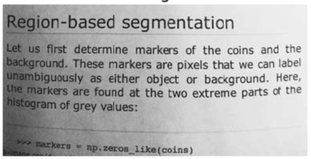
#> input picture M6-Computer Vision/05. Edge detection, perspective transform and Morphological transformations/img/t1.png, 311 x 159 px, shrunk from 574 x 293 before the run
$ jupyter execute Thresholding.ipynb   (shell and % lines are left out)
#> lines starting #> are read from the running program, lines starting #| are printed output that depends on the picture; after the words box and inside, x2 and y2 are one past the last pixel; in counts of white or black regions, pixels touching at a corner belong together
# Computer Vision Thresholding

[cell 1]
import cv2
import numpy as np
import matplotlib.pyplot as plt

[cell 2]
# Have a look at the 2 images below
text = cv2.imread('img/t1.png',0)
#> text: shape (159, 311); min 24, max 255, mean 176.7
notes =cv2.imread('img/notes.png',0)
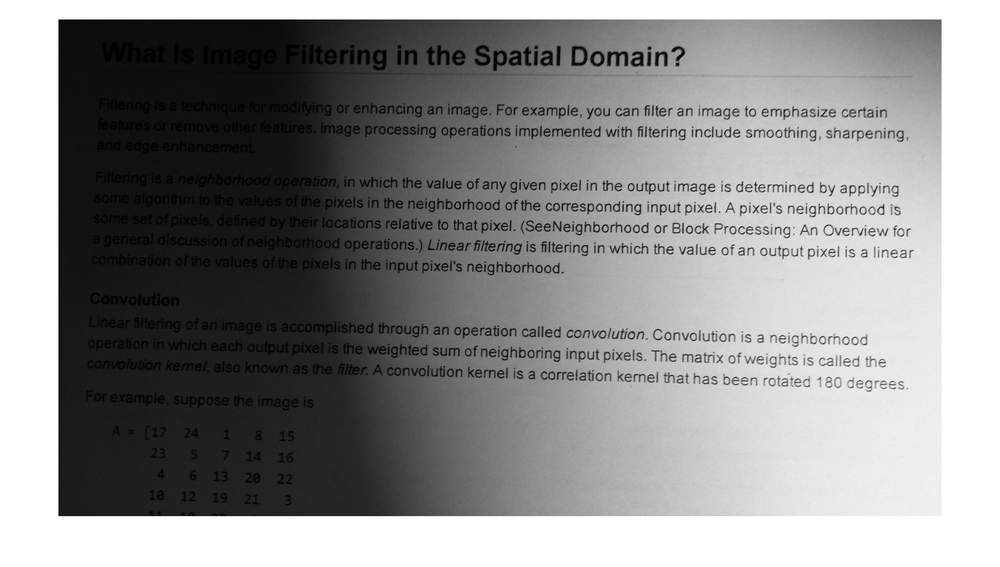
#> input picture M6-Computer Vision/05. Edge detection, perspective transform and Morphological transformations/img/notes.png, 1000 x 567 px, shrunk from 1848 x 1048 before the run
#> notes is the input picture: shape (567, 1000); min 0, max 255, mean 143
plt.figure(figsize = (12,10))
plt.imshow(notes,cmap='gray')

[cell 3]
text_2 = cv2.imread('img/t2.png',0)
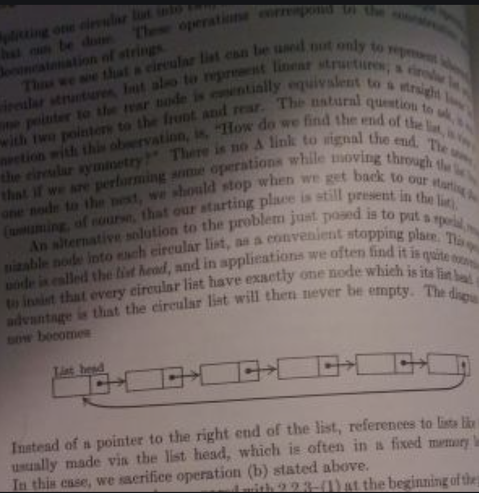
#> input picture M6-Computer Vision/05. Edge detection, perspective transform and Morphological transformations/img/t2.png, 479 x 493 px, shrunk from 886 x 911 before the run
#> text_2: shape (493, 479); min 13, max 166, mean 99.1
plt.figure(figsize = (12,10))
plt.imshow(text_2, cmap='gray')

[cell 4]
# Apply threshold to the images above to make them look better, try to find the best one
ret, th = cv2.threshold(text, 90, 255,cv2.THRESH_BINARY )
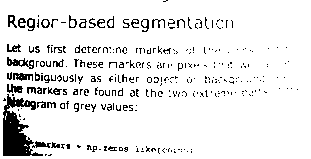
#> th: shape (159, 311); 91% white; 310 black regions (270 under 20 px), largest, box (x1, y1, x2, y2) and area: (3, 94, 43, 156) 1217, (7, 57, 34, 69) 143, (13, 73, 33, 81) 106
plt.imshow(th,cmap='gray')

[cell 5]
# new_text = cv2.cvtColor(text,cv2.COLOR_BGR2GRAY)
th_1 = cv2.adaptiveThreshold(text,255,cv2.ADAPTIVE_THRESH_MEAN_C,cv2.THRESH_BINARY,11,9)
#> th_1: shape (159, 311); 80.3% white; black in thin lines or dots
plt.imshow(th_1,cmap='gray')

[cell 6]
th_1 = cv2.adaptiveThreshold(text_2,255,cv2.ADAPTIVE_THRESH_MEAN_C,cv2.THRESH_BINARY,31,4)
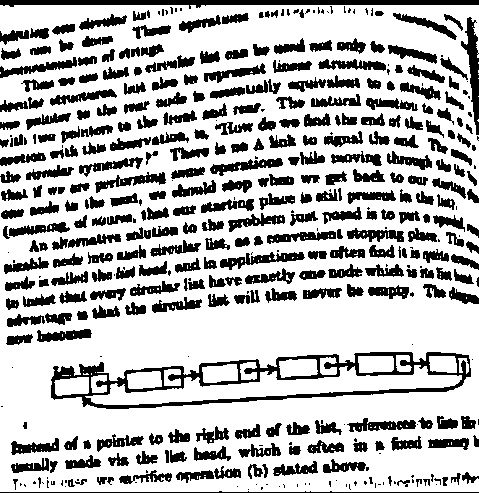
#> th_1: shape (493, 479); 72.5% white; 432 black regions (122 under 20 px), largest, box (x1, y1, x2, y2) and area: (51, 352, 471, 409) 5492, (0, 0, 479, 9) 2427, (461, 17, 479, 135) 885
plt.figure(figsize=(10,12))
plt.imshow(th_1,cmap='gray')

[cell 7]
th_1_1 = cv2.adaptiveThreshold(text,255,cv2.ADAPTIVE_THRESH_GAUSSIAN_C,cv2.THRESH_BINARY,19,7)
#> th_1_1: shape (159, 311); 79.6% white; black in thin lines or dots
plt.imshow(th_1_1,cmap='gray')

[cell 8]
notes_th = cv2.adaptiveThreshold(notes,255,cv2.ADAPTIVE_THRESH_MEAN_C,cv2.THRESH_BINARY,37,4)
#> notes_th: shape (567, 1000); 83.2% white; 1880 black regions (1123 under 20 px), largest, box (x1, y1, x2, y2) and area: (58, 19, 942, 516) 44235, (673, 74, 913, 79) 519, (102, 42, 127, 62) 269
plt.figure(figsize=(12,10))
plt.imshow(notes_th,cmap='gray')

[cell 9]
notes_th = cv2.adaptiveThreshold(notes,255,cv2.ADAPTIVE_THRESH_GAUSSIAN_C,cv2.THRESH_BINARY,37,4)
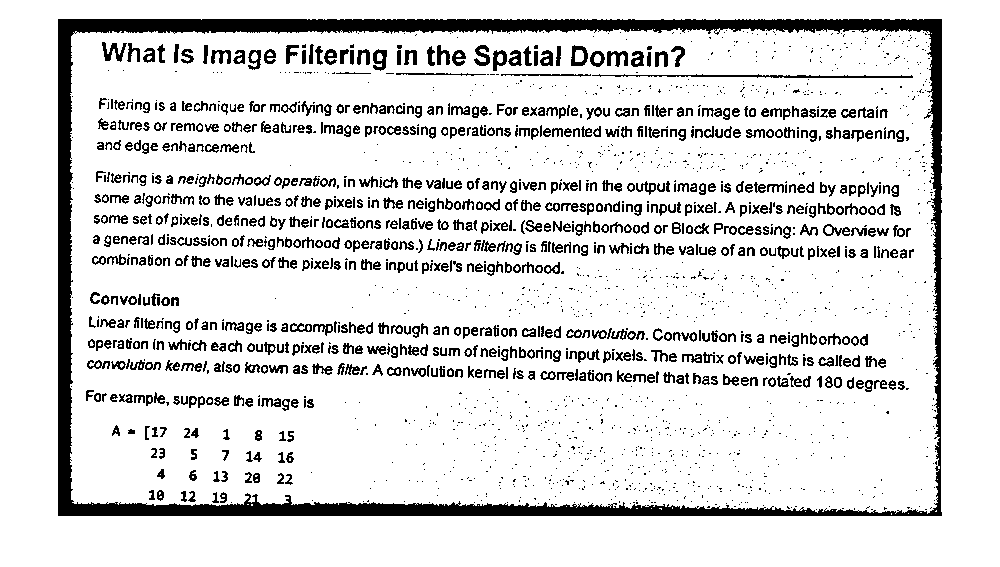
#> notes_th: shape (567, 1000); 86.6% white; 2240 black regions (1390 under 20 px), largest, box (x1, y1, x2, y2) and area: (58, 19, 942, 516) 29049, (592, 74, 913, 78) 614, (102, 42, 127, 62) 227
plt.figure(figsize=(12,10))
plt.imshow(notes_th,cmap='gray')

[cell 10]
th_1_1 = cv2.adaptiveThreshold(text_2,255,cv2.ADAPTIVE_THRESH_GAUSSIAN_C,cv2.THRESH_BINARY,31,4)
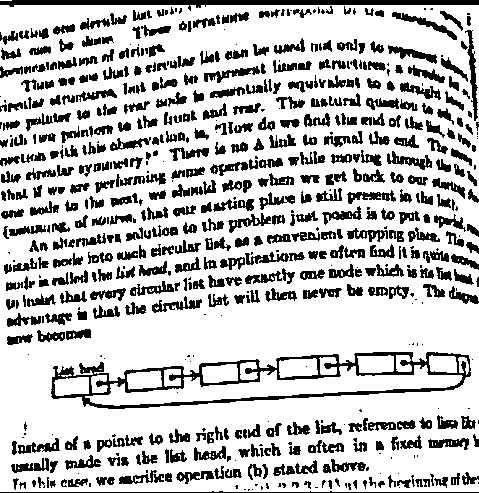
#> th_1_1: shape (493, 479); 75.5% white; 639 black regions (147 under 20 px), largest, box (x1, y1, x2, y2) and area: (51, 352, 471, 409) 4892, (0, 0, 479, 11) 2420, (0, 491, 479, 493) 488
plt.figure(figsize=(10,12))
plt.imshow(th_1_1,cmap='gray')

[cell 11]
# Try to apply adaptiveThreshold and see if that helps, use both ADAPTIVE_THRESH_MEAN_C and ADAPTIVE_THRESH_GAUSSIAN_C

[cell 12]
# Now apply Otsu's thresholding to the same images, always make sure to start with a copy of the original image
img =text_2.copy()
ret, otsu = cv2.threshold(img,0,255,cv2.THRESH_BINARY+cv2.THRESH_OTSU)
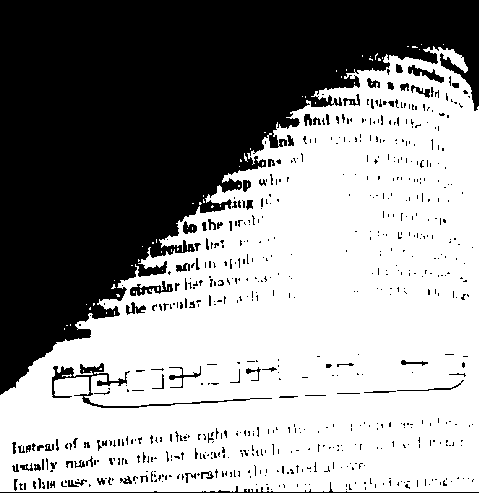
#> otsu: shape (493, 479); 57.7% white; 650 black regions (567 under 20 px), largest, box (x1, y1, x2, y2) and area: (0, 0, 479, 395) 91545, (52, 363, 272, 408) 1030, (0, 482, 479, 493) 578
#> ret = 93
plt.figure(figsize=(10,12))
plt.imshow(otsu,cmap='gray')

[cell 13]
# Now try to first apply Gaussian Blur to the image and then Otsu thresholding
img =text_2.copy()
blur_Gauss=cv2.GaussianBlur(img,(5,5),0)
ret, otsu = cv2.threshold(blur_Gauss,0,255,cv2.THRESH_BINARY+cv2.THRESH_OTSU)
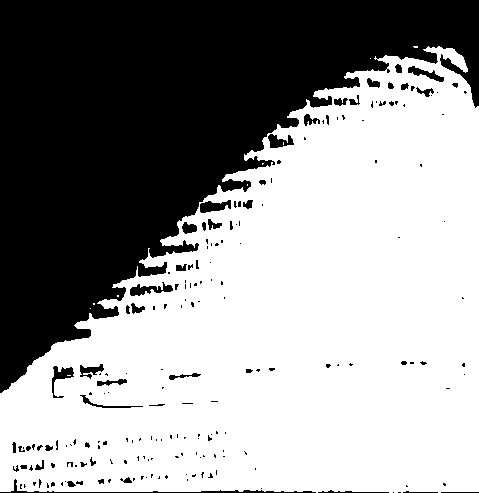
#> otsu: shape (493, 479); 59.4% white; 194 black regions (143 under 20 px), largest, box (x1, y1, x2, y2) and area: (0, 0, 479, 393) 91143, (0, 479, 316, 493) 473, (130, 282, 173, 296) 285
#> ret = 92
plt.figure(figsize=(10,12))
plt.imshow(otsu,cmap='gray')

[cell 14]
# In yesterday's notebook there was a similar challenge, with a image of a note which was very dark on the left side
# If you didn't manage to get it clean yesterday, try to go back to it now and apply what you just did here.
# Did it get better?

[cell 15]
def threshold(img, blur=0):
#> called with img = 'img/notes.png', blur = 0
    image=cv2.imread(img,0)

    if blur == 0:
        image =cv2.GaussianBlur(image,(5,5),0)
    elif blur==1:
        image = cv2.medianBlur(image,5)
    ret, th1 = cv2.threshold(image, 127, 255, cv2.THRESH_BINARY)
#> th1: shape (567, 1000); 57.3% white; 251 black regions (195 under 20 px), largest, box (x1, y1, x2, y2) and area: (58, 20, 645, 516) 233176, (861, 21, 941, 49) 1237, (519, 219, 649, 236) 973

    th2 = cv2.adaptiveThreshold(image,255,cv2.ADAPTIVE_THRESH_GAUSSIAN_C,cv2.THRESH_BINARY,37,4)
#> th2: shape (567, 1000); 84.3% white; 412 black regions (66 under 20 px), largest, box (x1, y1, x2, y2) and area: (58, 19, 942, 517) 29396, (520, 220, 649, 236) 1004, (769, 333, 869, 348) 754

    th3= cv2.adaptiveThreshold(image,255,cv2.ADAPTIVE_THRESH_MEAN_C,cv2.THRESH_BINARY,31,4)
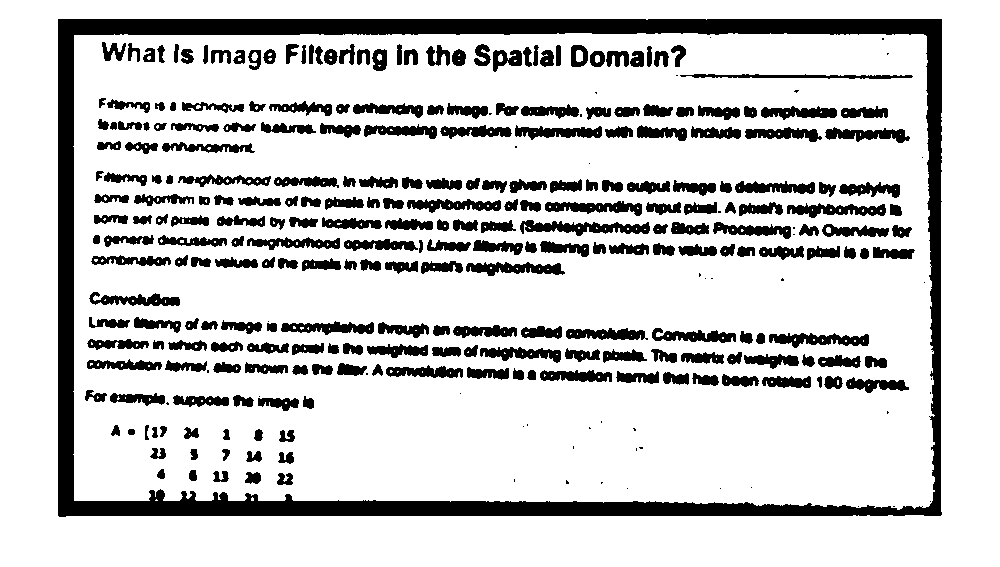
#> th3: shape (567, 1000); 81.1% white; 303 black regions (45 under 20 px), largest, box (x1, y1, x2, y2) and area: (58, 19, 942, 517) 38596, (520, 220, 650, 236) 1102, (769, 333, 869, 348) 871
    ret1, otsu = cv2.threshold(image,0,255,cv2.THRESH_BINARY+cv2.THRESH_OTSU)
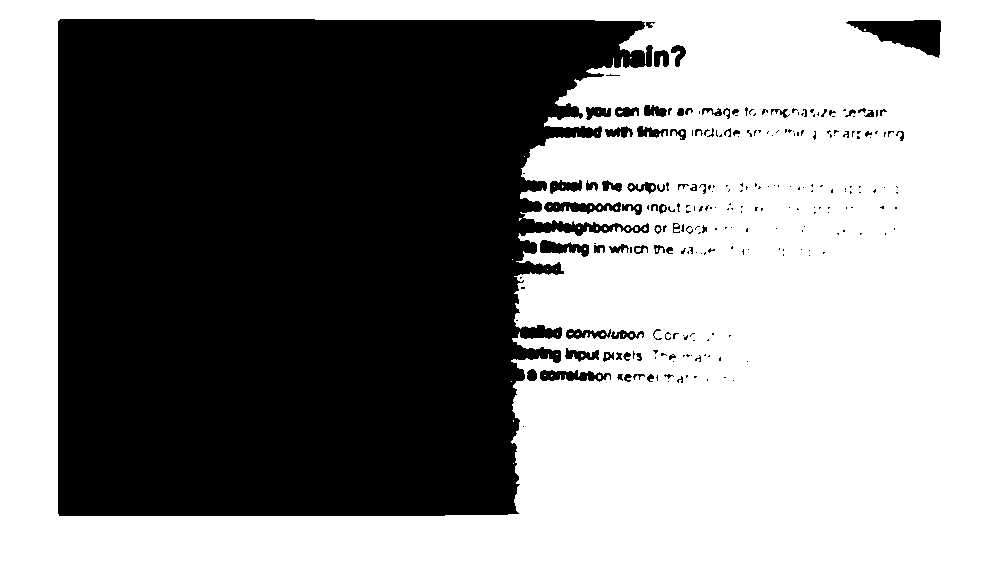
#> otsu: shape (567, 1000); 55.7% white; 245 black regions (175 under 20 px), largest, box (x1, y1, x2, y2) and area: (58, 19, 653, 516) 241651, (846, 20, 941, 58) 1965, (544, 202, 621, 214) 579
#> ret1 = 133

    images =[image,th1, th2, th3, otsu]

    titles =['original_image','threshold_image','adaptive_mean','adaptive_gaussian','otsu_threshold']

    for i in range(5):
        plt.subplot(3,2, i+1)
        plt.imshow(images[i],cmap='gray')
        plt.title(titles[i])
        plt.xticks([]),plt.yticks([])
    plt.show()

threshold('img/notes.png', blur=0)
